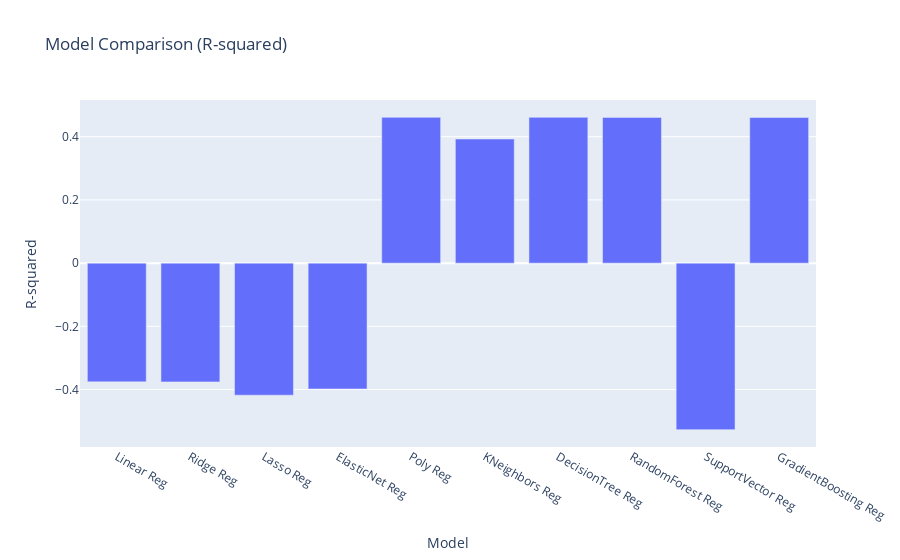

Source (notebook cell):
### Code cell
rsDf = pd.DataFrame(list(zip(models, rsScores)), columns = ['Model', 'R-squared'])
fig = px.bar(rsDf, x='Model', y='R-squared', title='Model Comparison (R-squared)')
fig.show()

### Figure 1 — Plotly figure (JSON) as saved in the notebook; plotly's stock layout.template omitted (floating-point values rounded to 4 significant figures)
{"data": [{"alignmentgroup": "True", "hovertemplate": "Model=%{x}<br>R-squared=%{y}<extra></extra>", "legendgroup": "", "marker": {"color": "#636efa", "pattern": {"shape": ""}}, "name": "", "offsetgroup": "", "orientation": "v", "showlegend": false, "textposition": "auto", "type": "bar", "x": ["Linear Reg", "Ridge Reg", "Lasso Reg", "ElasticNet Reg", "Poly Reg", "KNeighbors Reg", "DecisionTree Reg", "RandomForest Reg", "SupportVector Reg", "GradientBoosting Reg"], "xaxis": "x", "y": [-0.3757, -0.3758, -0.4177, -0.3981, 0.4613, 0.3927, 0.4613, 0.4612, -0.5269, 0.4607], "yaxis": "y"}], "layout": {"barmode": "relative", "legend": {"tracegroupgap": 0}, "title": {"text": "Model Comparison (R-squared)"}, "xaxis": {"anchor": "y", "domain": [0, 1], "title": {"text": "Model"}}, "yaxis": {"anchor": "x", "domain": [0, 1], "title": {"text": "R-squared"}}}}
